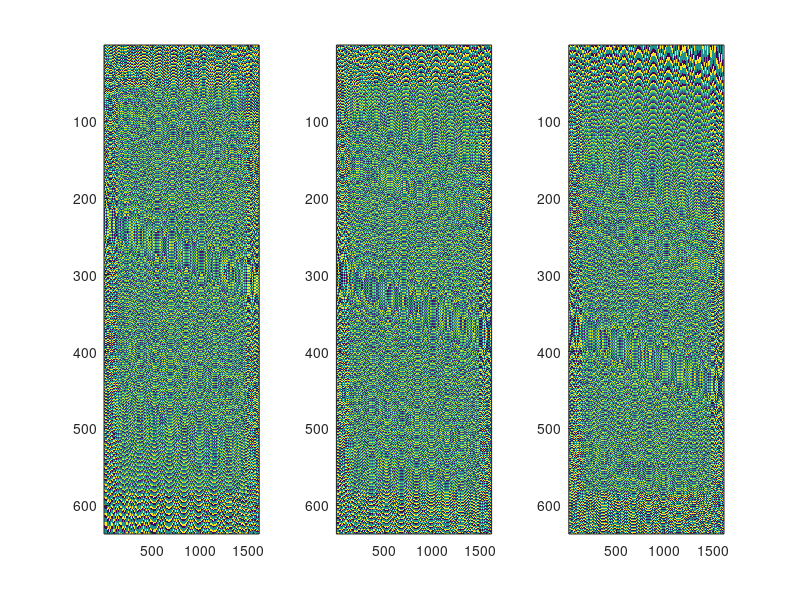
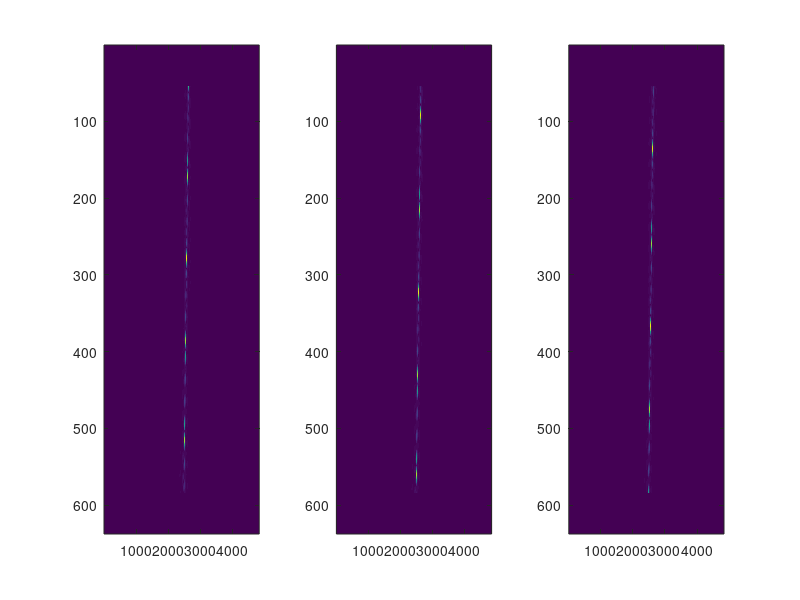
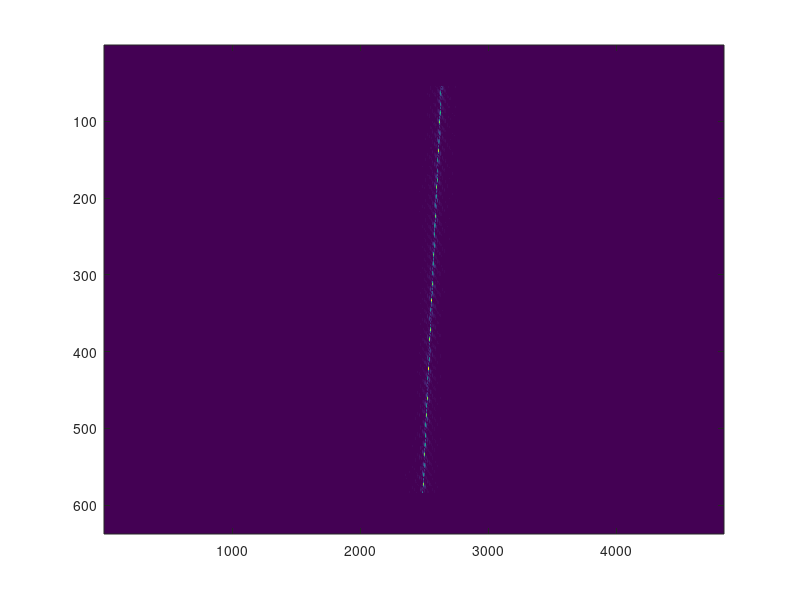
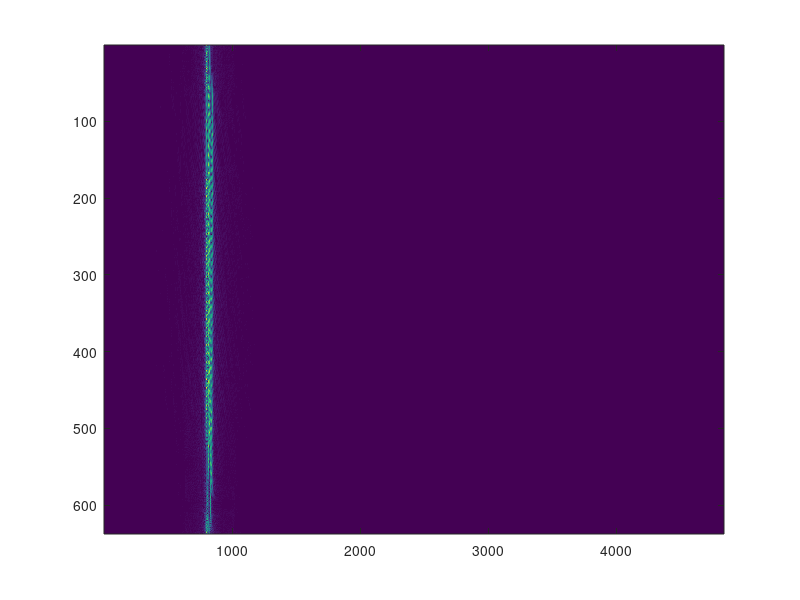

MATLAB code to generate these figures, in order:
clear; clc;

%%参数与初始化
EarthMass = 6e24; %地球质量(kg)
EarthRadius = 6.37e6; %地球半径6371km
Gravitational = 6.67e-11; %万有引力常量
f0 = 5.4e9; % 中心频率
H = 755e3; % 飞行高度
Tr = 40e-6; % 脉冲宽度
Br = 2.8e7; % 子带带宽
Fr = 1.2*Br; % 子带采样率
sub_f1 = f0-Br; % 子带1中心频率
sub_f2 = f0; % 子带2中心频率
sub_f3 = f0+Br; % 子带3中心频率
step_f = Br*0.85;
sub_f = [sub_f1;sub_f2;sub_f3];
sub_N = length(sub_f);
% sub_f = [sub_f2];
c = 299792458;
Vr = sqrt(Gravitational*EarthMass/(EarthRadius + H));
Vg = Vr;
Vs = Vr;
La = 15;
phi = deg2rad(20); % 俯仰角
incidence = deg2rad(20.5); % 入射角

Kr = Br/Tr;
sub_lambda = c./sub_f;
lambda = c/f0;


R0 = H/cos(phi);
R_eta_c = H/cos(incidence);
theta_rc = acos(R0/R_eta_c);
eta_c = -R_eta_c*sin(theta_rc)/Vr;

sub_fnc = 2*Vr*sin(theta_rc)./sub_lambda;
fnc = 2*Vr*sin(theta_rc)/lambda;
Ta = 0.886*R_eta_c*lambda/(La*Vg*cos(theta_rc));
delta_fdop = 2*0.886*Vs*cos(theta_rc)/La; 
PRF = 1.7*delta_fdop;
% Ka = 2*Vr^2*cos(theta_rc)^3/(lambda*R0);

Nr = ceil(1.2*Fr*Tr);
Na = ceil(1.2*PRF*Ta);

% 构造距离向与方位向时间与频率
t_tau = 2*R_eta_c/c + (-Nr/2:Nr/2-1)*(1/Fr);
t_eta = eta_c+(-Na/2:Na/2-1)*(1/PRF);


f_tau = fftshift((-Nr/2:Nr/2-1)*(Fr/Nr));
f_eta = fnc+(-Na/2:Na/2-1)*(PRF/Na);

[mat_t_tau, mat_t_eta] = meshgrid(t_tau, t_eta);
[mat_f_tau, mat_f_eta] = meshgrid(f_tau, f_eta);


%% 点目标回波产生
pointx = 500;
pointy = 500;
point = [pointx, pointy];

R0_target = sqrt((R0*sin(phi)+point(1))^2+H^2);
R_eta_target = sqrt(R0_target^2+(point(2)-Vr*mat_t_eta).^2);
t_etac_target = (point(2)-R0_target*tan(theta_rc))/Vr;

S_echo = zeros(3, Na, Nr);
% noisy_A = randn([1,sub_N]);
% noisy_P = randn([1,sub_N])*2;
% noisy_T = randn([1,sub_N])*5*1e-9;

noisy_A = zeros(1,sub_N);
noisy_P = zeros(1,sub_N);
noisy_T = zeros(1,sub_N);

for i = 1:sub_N

    mat_t_tau_noisy = mat_t_tau - noisy_T(i);

    Wr = abs(mat_t_tau_noisy-2*R_eta_c/c) < Tr/2;
    % Wa = sinc((La*atan(Vg*(mat_t_eta - t_etac_target)./R0_target)/sub_lambda(i))).^2;
    Wa = abs(mat_t_eta - eta_c)<Ta/2;
    phase = exp(1j*pi*Kr*(mat_t_tau_noisy-2*R_eta_target/c).^2).*exp(-2j*pi*sub_f(i)*2*R_eta_target/c).*exp(1j*pi*noisy_P(i));

    S_echo(i,:,:) = (1+noisy_A(i))*Wr.*Wa.*phase;
end

figure("name", "回波");
for i = 1:sub_N
    subplot(1,sub_N,i);
    sub_S_echo = squeeze(S_echo(i, :, :));
    imagesc(angle(sub_S_echo));
end

%% 距离压缩

figure("name", "各子带距离压缩")
S_ftau_eta = zeros(Na, Nr*sub_N);
t_tau_upsample = 2*R_eta_c/c + (-Nr*sub_N/2:Nr*sub_N/2-1)*(1/(Fr*sub_N));
f_tau_upsample = fftshift((-Nr*sub_N/2:Nr*sub_N/2-1)*(Fr/Nr));
[mat_t_tau_upsample, mat_t_eta_upsample] = meshgrid(t_tau_upsample, t_eta);
[mat_f_tau_upsample, mat_f_eta_upsample] = meshgrid(f_tau_upsample, f_eta);

plot_range = 1:Nr;
for i = 1:sub_N
    sub_S_echo = squeeze(S_echo(i, :, :));
    Hr =  (abs(mat_f_tau)<Br/2).*exp(1j*pi*mat_f_tau.^2/Kr);
    sub_S_ftau_eta = fft(sub_S_echo, Nr, 2);
    sub_S_ftau_eta = sub_S_ftau_eta.*Hr;
    % 频域后置补零，升采样
    tmp = zeros(Na, Nr*sub_N);
    tmp(:, 1:Nr) = sub_S_ftau_eta;
    sub_S_tau_eta = ifft(tmp, Nr*sub_N, 2); 

    % 子带合成
    sub_S_tau_eta = sub_S_tau_eta.*exp(1j*2*pi*(i-(sub_N+1)/2)*step_f.*mat_t_tau_upsample); % 搬移子带频谱

    sub_S_ftau_eta = fft(sub_S_tau_eta, Nr*sub_N, 2);
    S_ftau_eta = S_ftau_eta+sub_S_ftau_eta;

    subplot(1,sub_N,i);
    imagesc(abs(ifft(sub_S_ftau_eta, Nr*sub_N, 2)));

end


S_tau_eta = ifft(S_ftau_eta, Nr*sub_N, 2);


figure("name", "距离压缩");
imagesc(abs(S_tau_eta));

%% RCMC, 相位补偿法
S_tau_feta = fft(S_tau_eta, Na, 1);
delta_R = lambda^2*R0*mat_f_eta_upsample.^2/(8*Vr^2);
G_rcmc = exp(1j*4*pi*mat_f_tau_upsample.*delta_R/c);
S_ftau_feta = fft(S_tau_feta, Nr*sub_N, 2);
S_ftau_feta = S_ftau_feta.*G_rcmc;
S_tau_feta_rcmc = ifft(S_ftau_feta, Nr*sub_N, 2);

figure("name", "rcmc");
imagesc(abs(ifft(S_tau_feta_rcmc, Na, 1)));

%% 方位压缩
mat_R0 = (mat_t_tau_upsample*c/2)*cos(theta_rc);
Ka = 2 * Vr^2 * cos(theta_rc)^2 ./ (lambda * mat_R0);
S_tau_feta = S_tau_feta_rcmc;
Ha = exp(-1j*pi*mat_f_eta_upsample.^2./Ka);
offset = exp(-1j*2*pi*mat_f_eta_upsample.*eta_c);
S_tau_feta = S_tau_feta.*Ha.*offset;
target = ifft(S_tau_feta, Na, 1);

figure("name", "目标");
imagesc(abs(target));





